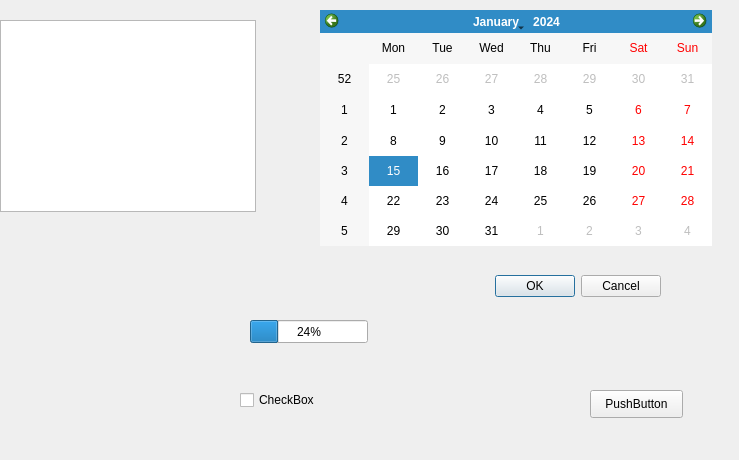
<?xml version="1.0" encoding="UTF-8"?>
<ui version="4.0">
 <class>Dialog</class>
 <widget class="QDialog" name="Dialog">
  <property name="geometry">
   <rect>
    <x>0</x>
    <y>0</y>
    <width>739</width>
    <height>460</height>
   </rect>
  </property>
  <property name="windowTitle">
   <string>Dialog</string>
  </property>
  <widget class="QDialogButtonBox" name="buttonBox">
   <property name="geometry">
    <rect>
     <x>320</x>
     <y>270</y>
     <width>341</width>
     <height>32</height>
    </rect>
   </property>
   <property name="orientation">
    <enum>Qt::Horizontal</enum>
   </property>
   <property name="standardButtons">
    <set>QDialogButtonBox::Cancel|QDialogButtonBox::Ok</set>
   </property>
  </widget>
  <widget class="QPushButton" name="pushButton">
   <property name="geometry">
    <rect>
     <x>590</x>
     <y>390</y>
     <width>93</width>
     <height>28</height>
    </rect>
   </property>
   <property name="text">
    <string>PushButton</string>
   </property>
  </widget>
  <widget class="QTableView" name="tableView">
   <property name="geometry">
    <rect>
     <x>0</x>
     <y>20</y>
     <width>256</width>
     <height>192</height>
    </rect>
   </property>
  </widget>
  <widget class="QCheckBox" name="checkBox">
   <property name="geometry">
    <rect>
     <x>240</x>
     <y>390</y>
     <width>81</width>
     <height>20</height>
    </rect>
   </property>
   <property name="text">
    <string>CheckBox</string>
   </property>
  </widget>
  <widget class="QCalendarWidget" name="calendarWidget">
   <property name="geometry">
    <rect>
     <x>320</x>
     <y>10</y>
     <width>392</width>
     <height>236</height>
    </rect>
   </property>
  </widget>
  <widget class="QProgressBar" name="Dialogform">
   <property name="geometry">
    <rect>
     <x>250</x>
     <y>320</y>
     <width>118</width>
     <height>23</height>
    </rect>
   </property>
   <property name="value">
    <number>24</number>
   </property>
  </widget>
 </widget>
 <resources/>
 <connections>
  <connection>
   <sender>buttonBox</sender>
   <signal>accepted()</signal>
   <receiver>Dialog</receiver>
   <slot>accept()</slot>
   <hints>
    <hint type="sourcelabel">
     <x>248</x>
     <y>254</y>
    </hint>
    <hint type="destinationlabel">
     <x>157</x>
     <y>274</y>
    </hint>
   </hints>
  </connection>
  <connection>
   <sender>buttonBox</sender>
   <signal>rejected()</signal>
   <receiver>Dialog</receiver>
   <slot>reject()</slot>
   <hints>
    <hint type="sourcelabel">
     <x>316</x>
     <y>260</y>
    </hint>
    <hint type="destinationlabel">
     <x>286</x>
     <y>274</y>
    </hint>
   </hints>
  </connection>
 </connections>
</ui>
